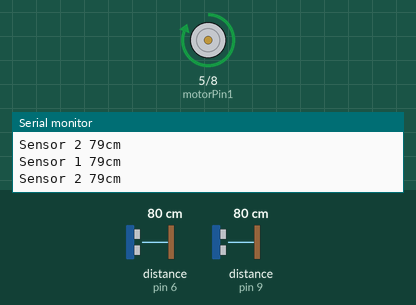
Recording of a sketch running on a simulated Arduino Uno, built with avr-gcc and run on an emulated ATmega328P. Shown: motor-driver pin pairs drawn as motors (green arrow = first pin HIGH = forward, orange = second pin HIGH = backward, longer = more drive), the last lines printed to the serial monitor. Wiring (inferred from the names in the program): 2 × ultrasonic range finder: trigger pin 7, echo pin 6 / trigger pin 10, echo pin 9. Inputs (shaded band) come from the test bench; at power-on: distance to the obstacle (sensors on pin 6, pin 9) 80 cm. The echo pulse lasts 58.3 µs per cm.

Above: at 1.6 s.
1.7 s: distance to the obstacle (sensor on pin 6) set to 86 cm
At 2.66 s:
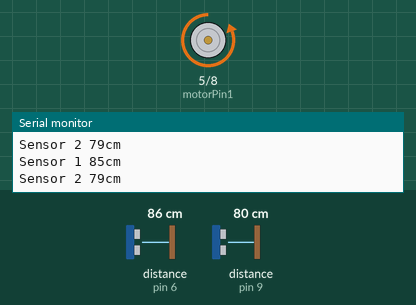
5.2 s: distance to the obstacle (sensor on pin 9) set to 116 cm
8.7 s: distance to the obstacle (sensor on pin 9) set to 125 cm
12.2 s: distance to the obstacle (sensor on pin 6) set to 118 cm
15.9 s: distance to the obstacle (sensor on pin 6) set to 125 cm
At 16.9 s:
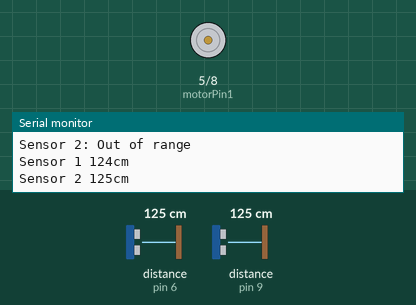
17.4 s: distance to the obstacle (sensor on pin 6) set to 60 cm
At 17.58 s:
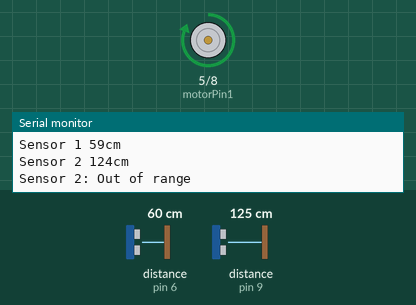
Timing chart, 0 to 21.9 s (numbered marks = the images above; inputs shaded):
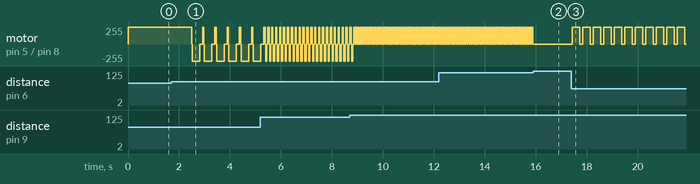

The sketch:

Final_Verison.ino
```cpp
//********************************************
//         Author: Reynold Hu
//            Date: 12/19/2021
//********************************************


#define trigPin1 7 //motor 1
#define echoPin1 6
#define motorPin1 5

#define trigPin2 10 //motor 2
#define echoPin2 9
#define motorPin2 8


//********************************************
//                  Set Up
//********************************************


void setup()
{
  Serial.begin(38400);// to use the serial monitor

  pinMode(trigPin1, OUTPUT); //motor 1 set up
  pinMode(echoPin1, INPUT);
  pinMode(motorPin1, OUTPUT);

  pinMode(trigPin2, OUTPUT); //motor 2 set up
  pinMode(echoPin2, INPUT);
  pinMode(motorPin2, OUTPUT);
}


//********************************************
//                Main Loop
//********************************************


void loop()
{

  // to make the motor vibrate depending on the distance
  // if the ultrasonic sensor is too far from the obstacle it will vibrate slowly
  // if the ultrasonic sensor is very close to the obstacle it will vibrate very fast

  int duration1,distance1;
  digitalWrite(trigPin1, HIGH);
  delayMicroseconds(10);
  digitalWrite(trigPin1, LOW);
  duration1 = pulseIn(echoPin1, HIGH);
  distance1 = (duration1/2)/29.1;
  Serial.print("Sensor 1 ");
  Serial.print(distance1); //to print the distance on the serial monitor 1
  Serial.println("cm");

  int duration2,distance2;
  digitalWrite(trigPin2, HIGH);
  delayMicroseconds(10);
  digitalWrite(trigPin2, LOW);
  duration2 = pulseIn(echoPin2, HIGH);
  distance2 = (duration2/2)/29.1;
  Serial.print("Sensor 2 ");
  Serial.print(distance2); //to print the distance on the serial monitor 2
  Serial.println("cm");


  //********************************************
  //                  Case 1
  //********************************************


    if(distance1 <= 120 && distance1 >= 80){

          if(distance2 <= 120 && distance2 >= 80){
              digitalWrite(motorPin1, HIGH);
              delay(50);// making the motor on
              digitalWrite(motorPin1, LOW);// making the motor off
              delay(20);

              digitalWrite(motorPin2, HIGH);
              delay(50);
              digitalWrite(motorPin2, LOW);
              delay(20);
          }

          else if(distance2 < 80 && distance2 >= 40){
              digitalWrite(motorPin1, HIGH);
              delay(50);
              digitalWrite(motorPin1, LOW);
              delay(20);

              digitalWrite(motorPin2, HIGH);
              delay(300);
              digitalWrite(motorPin2, LOW);
              delay(100);
          }

          else if(distance2 < 40){
              digitalWrite(motorPin1, HIGH);
              delay(50);
              digitalWrite(motorPin1, LOW);
              delay(20);

              digitalWrite(motorPin2, HIGH);
              delay(1000);
              digitalWrite(motorPin2, LOW);
              delay(300);
          }

          else
          {
              Serial.println("Sensor 2: Out of range");
              digitalWrite(motorPin1, HIGH);
              delay(50);
              digitalWrite(motorPin1, LOW);
              delay(20);

              digitalWrite(motorPin2, LOW);

          }
    }


  //********************************************
  //                  Case 2
  //********************************************


    else if(distance1 < 80 && distance1 >= 40){

         if(distance2 <= 120 && distance2 >= 80){
              digitalWrite(motorPin1, HIGH);
              delay(300);
              digitalWrite(motorPin1, LOW);
              delay(100);

              digitalWrite(motorPin2, HIGH);
              delay(50);
              digitalWrite(motorPin2, LOW);
              delay(20);
          }

          else if(distance2 < 80 && distance2 >= 40){
              digitalWrite(motorPin1, HIGH);
              delay(300);
              digitalWrite(motorPin1, HIGH);
              delay(100);

              digitalWrite(motorPin2, LOW);
              delay(300);
              digitalWrite(motorPin2, LOW);
              delay(100);
          }

          else if(distance2 < 40){
              digitalWrite(motorPin1, HIGH);
              delay(300);
              digitalWrite(motorPin1, LOW);
              delay(100);

              digitalWrite(motorPin2, HIGH);
              delay(1000);
              digitalWrite(motorPin2, LOW);
              delay(300);
          }

          else
          {
              Serial.println("Sensor 2: Out of range");
              digitalWrite(motorPin1, HIGH);
              delay(300);
              digitalWrite(motorPin1, LOW);
              delay(100);

              digitalWrite(motorPin2, LOW);

          }

    }


  //********************************************
  //                  Case 3
  //********************************************


    else if(distance1 < 40){

         if(distance2 <= 120 && distance2 >= 80){
              digitalWrite(motorPin1, HIGH);
              delay(1000);
              digitalWrite(motorPin1, LOW);
              delay(300);

              digitalWrite(motorPin2, HIGH);
              delay(50);
              digitalWrite(motorPin2, LOW);
              delay(20);
          }

          else if(distance2 < 80 && distance2 >= 40){
              digitalWrite(motorPin1, HIGH);
              delay(1000);
              digitalWrite(motorPin1, LOW);
              delay(300);

              digitalWrite(motorPin2, HIGH);
              delay(300);
              digitalWrite(motorPin2, LOW);
              delay(100);
          }

          else if(distance2 < 40){
              digitalWrite(motorPin1, HIGH);
               delay(1000);
                digitalWrite(motorPin1, LOW);
              delay(300);

              digitalWrite(motorPin2, HIGH);
              delay(1000);
              digitalWrite(motorPin2, LOW);
              delay(300);

          }

          else
          {
              Serial.println("Sensor 2: Out of range");
              digitalWrite(motorPin1, HIGH);
              delay(1000);
              digitalWrite(motorPin1, LOW);
              delay(300);

              digitalWrite(motorPin2, LOW);

          }

    }


  //********************************************
  //                  Case 4
  //********************************************


  else{
          if(distance2 <= 120 && distance2 >= 80){
              Serial.println("Sensor 1: Out of range");

              digitalWrite(motorPin2, HIGH);
              delay(50);
              digitalWrite(motorPin2, LOW);
              delay(20);
          }

          else if(distance2 < 80 && distance2 >= 50){
              Serial.println("Sensor 1: Out of range");

              digitalWrite(motorPin2, HIGH);
              delay(300);
              digitalWrite(motorPin2, LOW);
              delay(100);
          }

          else if(distance2 < 40){
              Serial.println("Sensor 1: Out of range");

              digitalWrite(motorPin2, HIGH);
              delay(1000);
              digitalWrite(motorPin2, LOW);
              delay(300);

          }

          else
          {
              Serial.println("Sensor 1: Out of range");
              Serial.println("Sensor 2: Out of range");
          }

    }


  }

//End Void Loop
```

Measured:
- the behaviour switches between 80 and 81 cm on distance to the obstacle (sensor on pin 6) (found by bisection; images 0 and 1)
- the behaviour switches between 121 and 122 cm on distance to the obstacle (sensor on pin 6) (found by bisection; images 1 and 2)
- after the input at 1.7 s, motor on pin 5 (motorPin1) / pin 8 (motorPin2): forward 255/255 → stopped after 0.79 s, then repeats every 0.48 s: backward 255/255 0.30 s, stopped 0.11 s, forward 255/255 0.05 s, stopped 0.02 s
- after the input at 15.9 s, motor on pin 5 (motorPin1) / pin 8 (motorPin2): stops changing and stays stopped
- after the input at 17.4 s, motor on pin 5 (motorPin1) / pin 8 (motorPin2): alternates forward 255/255 for 0.30 s and stopped for 0.11 s, starting at once
